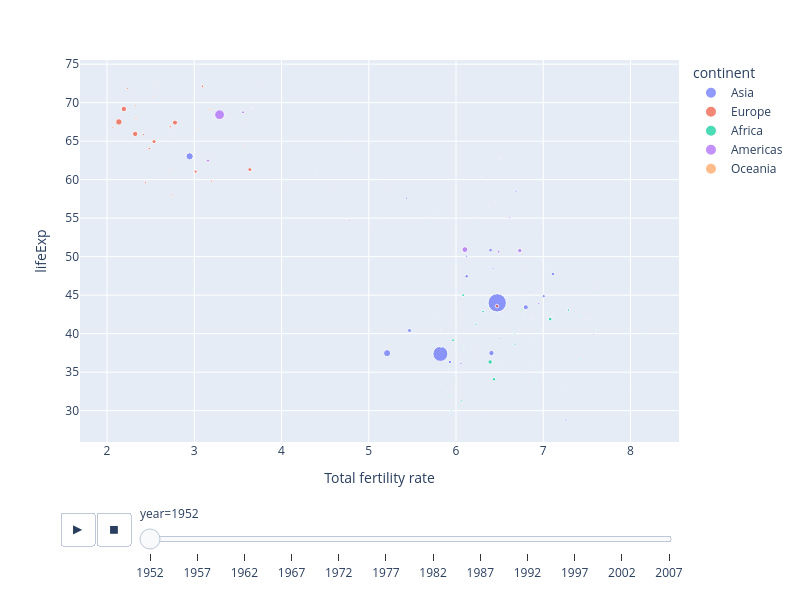

The code cell stored with this chart in its notebook:
### Code cell
px.scatter(data_frame=df3,
    x='Total fertility rate',
    y='lifeExp',
    color='continent',
    size='pop',
    animation_frame='year',
    # hover_name= 'country',
    width=800,  # 넓이
    height=600,  # 높이
    )

### Figure 1 — Plotly figure (JSON) as saved in the notebook; plotly's stock layout.template omitted (floating-point values rounded to 4 significant figures)
{"data": [{"hovertemplate": "continent=Asia<br>year=1952<br>Total fertility rate=%{x}<br>lifeExp=%{y}<br>pop=%{marker.size}<extra></extra>", "legendgroup": "Asia", "marker": {"color": "#636efa", "size": [8425333, 120447, 46886859, 4693836, 556263527, 2125900, 372000000, 82052000, 17272000, 5441766, 1620914, 86459025, 607914, 8865488, 20947571, 160000, 1439529, 6748378, 800663, 20092996, 9182536, 507833, 41346560, 22438691, 4005677, 1127000, 7982342, 3661549, 8550362, 21289402, 26246839, 1030585, 4963829], "sizemode": "area", "sizeref": 3297000.0, "symbol": "circle"}, "mode": "markers", "name": "Asia", "orientation": "v", "showlegend": true, "type": "scatter", "x": [7.26, 7.294, 6.406, 6.509, 6.472, 4.389, 5.821, 5.21, 7.005, 6.837, 4.741, 2.947, 7.422, 6.122, 6.122, 7.127, 5.799, 6.426, 5.665, 5.93, 6.057, 7.255, 6.8, 7.111, 7.576, 6.286, 5.431, 7.63, 6.687, 6.396, 5.467, 7.836, 7.969], "xaxis": "x", "y": [28.8, 50.94, 37.48, 39.42, 44, 60.96, 37.37, 37.47, 44.87, 45.32, 65.39, 63.03, 43.16, 50.06, 47.45, 55.56, 55.93, 48.46, 42.24, 36.32, 36.16, 37.58, 43.44, 47.75, 39.88, 60.4, 57.59, 45.88, 58.5, 50.85, 40.41, 43.16, 32.55], "yaxis": "y"}, {"hovertemplate": "continent=Europe<br>year=1952<br>Total fertility rate=%{x}<br>lifeExp=%{y}<br>pop=%{marker.size}<extra></extra>", "legendgroup": "Europe", "marker": {"color": "#EF553B", "size": [1282697, 6927772, 8730405, 2791000, 7274900, 3882229, 9125183, 4334000, 4090500, 42459667, 69145952, 7733250, 9504000, 147962, 2952156, 47666000, 413834, 10381988, 3327728, 25730551, 8526050, 16630000, 6860147, 3558137, 1489518, 28549870, 7124673, 4815000, 22235677, 50430000], "sizemode": "area", "sizeref": 3297000.0, "symbol": "circle"}, "mode": "markers", "name": "Europe", "orientation": "v", "showlegend": true, "type": "scatter", "x": [6.239, 2.068, 2.332, 5.019, 2.442, 2.725, 2.724, 2.539, 3.051, 2.779, 2.136, 2.416, 2.484, 3.788, 3.56, 2.323, 4.563, 3.094, 2.578, 3.637, 3.2, 3.016, 2.736, 3.565, 2.766, 2.539, 2.232, 2.324, 6.47, 2.193], "xaxis": "x", "y": [55.23, 66.8, 68, 53.82, 59.6, 61.21, 66.87, 70.78, 66.55, 67.41, 67.5, 65.86, 64.03, 72.49, 66.91, 65.94, 59.16, 72.13, 72.67, 61.31, 59.82, 61.05, 58.0, 64.36, 65.57, 64.94, 71.86, 69.62, 43.59, 69.18], "yaxis": "y"}, {"hovertemplate": "continent=Africa<br>year=1952<br>Total fertility rate=%{x}<br>lifeExp=%{y}<br>pop=%{marker.size}<extra></extra>", "legendgroup": "Africa", "marker": {"color": "#00cc96", "size": [9279525, 4232095, 1738315, 442308, 4469979, 2445618, 5009067, 1291695, 2682462, 153936, 14100005, 854885, 2977019, 63149, 22223309, 216964, 1438760, 20860941, 420702, 284320, 5581001, 2664249, 580653, 6464046, 748747, 863308, 1019729, 4762912, 2917802, 3838168, 1022556, 516556, 9939217, 6446316, 485831, 3379468, 33119096, 257700, 2534927, 60011, 2755589, 2143249, 2526994, 14264935, 8504667, 290243, 8322925, 1219113, 3647735, 5824797, 2672000, 3080907], "sizemode": "area", "sizeref": 3297000.0, "symbol": "circle"}, "mode": "markers", "name": "Africa", "orientation": "v", "showlegend": true, "type": "scatter", "x": [7.289, 5.948, 5.829, 6.439, 5.926, 6.9, 5.736, 5.928, 6.09, 5.934, 5.966, 6.063, 7.606, 6.811, 7.079, 5.668, 6.522, 6.435, 3.969, 6.354, 6.755, 5.993, 5.901, 7.41, 5.733, 6.087, 7.052, 7.43, 6.845, 6.906, 5.825, 5.969, 6.31, 6.064, 5.743, 7.56, 6.391, 6.917, 8.178, 6.202, 6.792, 6.034, 7.25, 6.081, 6.674, 6.702, 6.229, 6.642, 6.804, 6.673, 6.774, 7.069], "xaxis": "x", "y": [43.08, 30.02, 38.22, 47.62, 31.98, 39.03, 38.52, 35.46, 38.09, 40.72, 39.14, 42.11, 40.48, 34.81, 41.89, 34.48, 35.93, 34.08, 37.0, 30, 43.15, 33.61, 32.5, 42.27, 42.14, 38.48, 42.72, 36.68, 36.26, 33.69, 40.54, 50.99, 42.87, 31.29, 41.73, 37.44, 36.32, 52.72, 40, 46.47, 37.28, 30.33, 32.98, 45.01, 38.63, 41.41, 41.22, 38.6, 44.6, 39.98, 42.04, 48.45], "yaxis": "y"}, {"hovertemplate": "continent=Americas<br>year=1952<br>Total fertility rate=%{x}<br>lifeExp=%{y}<br>pop=%{marker.size}<extra></extra>", "legendgroup": "Americas", "marker": {"color": "#ab63fa", "size": [17876956, 2883315, 56602560, 14785584, 6377619, 12350771, 926317, 6007797, 2491346, 3548753, 2042865, 3146381, 3201488, 1517453, 1426095, 30144317, 1165790, 940080, 1555876, 8025700, 2227000, 662850, 157553000, 2252965, 5439568], "sizemode": "area", "sizeref": 3297000.0, "symbol": "circle"}, "mode": "markers", "name": "Americas", "orientation": "v", "showlegend": true, "type": "scatter", "x": [3.157, 6.183, 6.102, 3.559, 4.78, 6.488, 6.455, 3.931, 7.589, 6.748, 6.363, 6.876, 6.241, 7.496, 4.054, 6.731, 7.096, 5.667, 6.499, 6.948, 4.827, 5.244, 3.29, 2.719, 6.612], "xaxis": "x", "y": [62.48, 40.41, 50.92, 68.75, 54.74, 50.64, 57.21, 59.42, 45.93, 48.36, 45.26, 42.02, 37.58, 41.91, 58.53, 50.79, 42.31, 55.19, 62.65, 43.9, 64.28, 59.1, 68.44, 66.07, 55.09], "yaxis": "y"}, {"hovertemplate": "continent=Oceania<br>year=1952<br>Total fertility rate=%{x}<br>lifeExp=%{y}<br>pop=%{marker.size}<extra></extra>", "legendgroup": "Oceania", "marker": {"color": "#FFA15A", "size": [8691212, 1994794], "sizemode": "area", "sizeref": 3297000.0, "symbol": "circle"}, "mode": "markers", "name": "Oceania", "orientation": "v", "showlegend": true, "type": "scatter", "x": [3.18, 3.668], "xaxis": "x", "y": [69.12, 69.39], "yaxis": "y"}], "layout": {"height": 600, "legend": {"itemsizing": "constant", "title": {"text": "continent"}, "tracegroupgap": 0}, "margin": {"t": 60}, "sliders": [{"active": 0, "currentvalue": {"prefix": "year="}, "len": 0.9, "pad": {"b": 10, "t": 60}, "steps": [{"args": [["1952"], {"frame": {"duration": 0, "redraw": false}, "fromcurrent": true, "mode": "immediate", "transition": {"duration": 0, "easing": "linear"}}], "label": "1952", "method": "animate"}, {"args": [["1957"], {"frame": {"duration": 0, "redraw": false}, "fromcurrent": true, "mode": "immediate", "transition": {"duration": 0, "easing": "linear"}}], "label": "1957", "method": "animate"}, {"args": [["1962"], {"frame": {"duration": 0, "redraw": false}, "fromcurrent": true, "mode": "immediate", "transition": {"duration": 0, "easing": "linear"}}], "label": "1962", "method": "animate"}, {"args": [["1967"], {"frame": {"duration": 0, "redraw": false}, "fromcurrent": true, "mode": "immediate", "transition": {"duration": 0, "easing": "linear"}}], "label": "1967", "method": "animate"}, {"args": [["1972"], {"frame": {"duration": 0, "redraw": false}, "fromcurrent": true, "mode": "immediate", "transition": {"duration": 0, "easing": "linear"}}], "label": "1972", "method": "animate"}, {"args": [["1977"], {"frame": {"duration": 0, "redraw": false}, "fromcurrent": true, "mode": "immediate", "transition": {"duration": 0, "easing": "linear"}}], "label": "1977", "method": "animate"}, {"args": [["1982"], {"frame": {"duration": 0, "redraw": false}, "fromcurrent": true, "mode": "immediate", "transition": {"duration": 0, "easing": "linear"}}], "label": "1982", "method": "animate"}, {"args": [["1987"], {"frame": {"duration": 0, "redraw": false}, "fromcurrent": true, "mode": "immediate", "transition": {"duration": 0, "easing": "linear"}}], "label": "1987", "method": "animate"}, {"args": [["1992"], {"frame": {"duration": 0, "redraw": false}, "fromcurrent": true, "mode": "immediate", "transition": {"duration": 0, "easing": "linear"}}], "label": "1992", "method": "animate"}, {"args": [["1997"], {"frame": {"duration": 0, "redraw": false}, "fromcurrent": true, "mode": "immediate", "transition": {"duration": 0, "easing": "linear"}}], "label": "1997", "method": "animate"}, {"args": [["2002"], {"frame": {"duration": 0, "redraw": false}, "fromcurrent": true, "mode": "immediate", "transition": {"duration": 0, "easing": "linear"}}], "label": "2002", "method": "animate"}, {"args": [["2007"], {"frame": {"duration": 0, "redraw": false}, "fromcurrent": true, "mode": "immediate", "transition": {"duration": 0, "easing": "linear"}}], "label": "2007", "method": "animate"}], "x": 0.1, "xanchor": "left", "y": 0, "yanchor": "top"}], "updatemenus": [{"buttons": [{"args": [null, {"frame": {"duration": 500, "redraw": false}, "fromcurrent": true, "mode": "immediate", "transition": {"duration": 500, "easing": "linear"}}], "label": "&#9654;", "method": "animate"}, {"args": [[null], {"frame": {"duration": 0, "redraw": false}, "fromcurrent": true, "mode": "immediate", "transition": {"duration": 0, "easing": "linear"}}], "label": "&#9724;", "method": "animate"}], "direction": "left", "pad": {"r": 10, "t": 70}, "showactive": false, "type": "buttons", "x": 0.1, "xanchor": "right", "y": 0, "yanchor": "top"}], "width": 800, "xaxis": {"anchor": "y", "autorange": true, "domain": [0, 1], "range": [1.69, 8.556], "title": {"text": "Total fertility rate"}, "type": "linear"}, "yaxis": {"anchor": "x", "autorange": true, "domain": [0, 1], "range": [25.94, 75.54], "title": {"text": "lifeExp"}, "type": "linear"}}}
